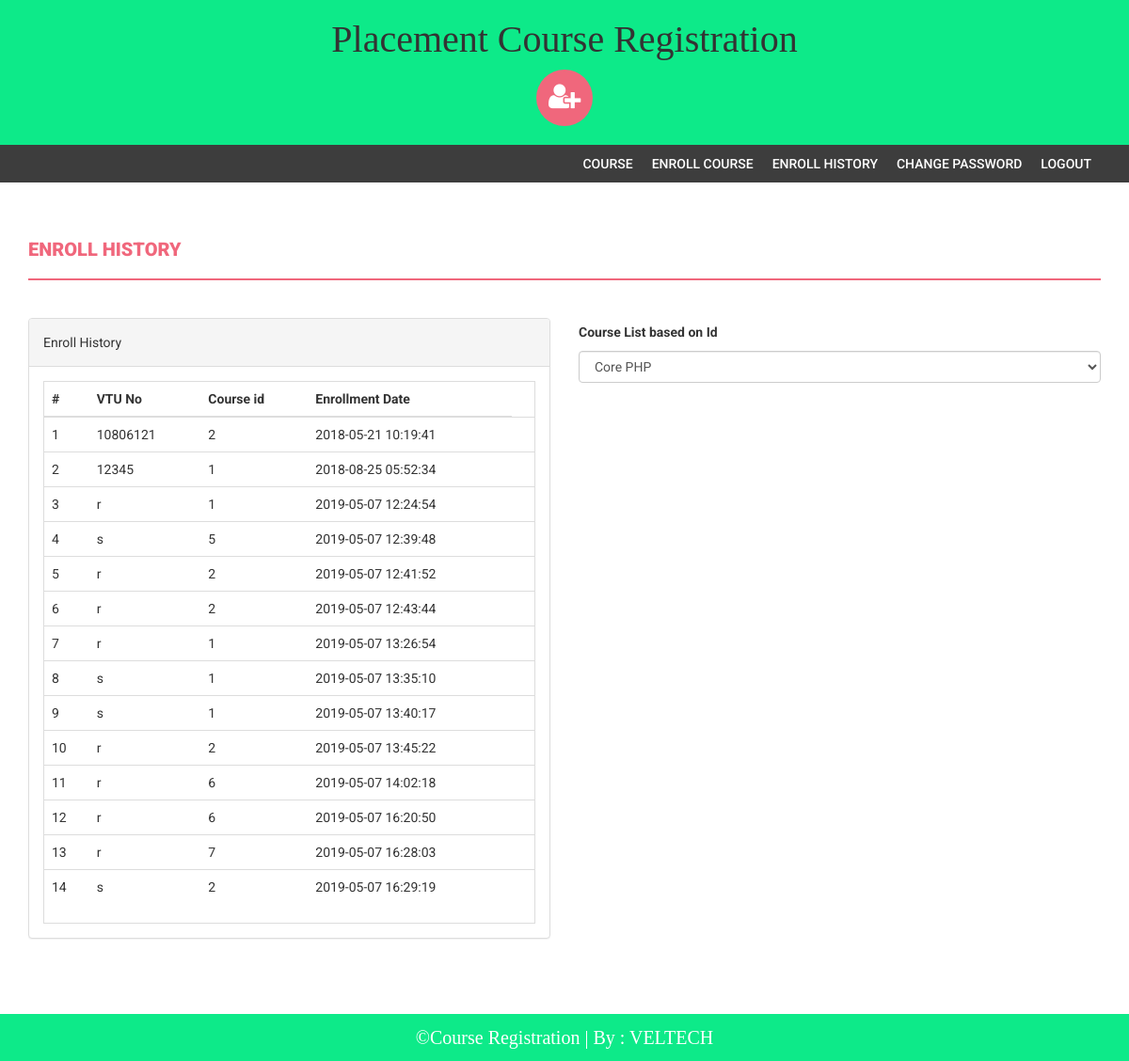
The page /Training/enroll-history.php (signed in) on the database its author committed.
### tables this page shows
CREATE TABLE `courseenrolls` (
  `id` int(11) NOT NULL,
  `studentRegno` varchar(255) DEFAULT NULL,
  `course` int(11) DEFAULT NULL,
  `enrollDate` timestamp NULL DEFAULT CURRENT_TIMESTAMP
);

### Training/enroll-history.php (the view, shortened to what this page needs)
<?php
include('includes/config.php');
if(strlen($_SESSION['alogin'])==0)
    {
header('location:index.php');
}
else{
?>
<!DOCTYPE html>
<html xmlns="http://www.w3.org/1999/xhtml">
<head>
    <link href="assets/css/bootstrap.css" rel="stylesheet" />
    <link href="assets/css/font-awesome.css" rel="stylesheet" />
    <link href="assets/css/style.css" rel="stylesheet" />
</head>
<body>
<?php include('includes/header.php');?>
<?php if($_SESSION['alogin']!="")
{
 include('includes/menubar.php');
}
 ?>
    <div class="content-wrapper">
        <div class="container">
              <div class="row">
                    <div class="col-md-12">
                        <h1 class="page-head-line">Enroll History  </h1>
                    </div>
                </div>
                <div class="row" >
                <div class="col-md-6">
                    <div class="panel panel-default">
                        <div class="panel-heading">
                           Enroll History
                        </div>
                        <div class="panel-body">
                            <div class="table-responsive table-bordered">
                                <table class="table">
                                    <thead>
                                        <tr>
                                            <th>#</th>
                                            <th>VTU No </th>
                                            <th>Course id</th>
                                            <th>Enrollment Date</th>
                                        </tr>
                                    </thead>
                                    <tbody>
<?php
$sql=mysqli_query($con,"select * from courseenrolls");
$cnt=1;
while($row=mysqli_fetch_array($sql))
{
?>
                                        <tr>
                                            <td><?php echo $cnt;?></td>
                                            <td><?php echo htmlentities($row['studentRegno']);?></td>
                                            <td><?php echo htmlentities($row['course']);?></td>
                                            <td><?php echo htmlentities($row['enrollDate']);?></td>
                                            <td>
                                            </td>
                                        </tr>
<?php
$cnt++;
} ?>
                                    </tbody>
                                </table>
                            </div>
                        </div>
                    </div>
                </div>
<div class="col-lg-6">
<div class="form-group">
    <label for="Course">Course List based on Id  </label>
    <select class="form-control" name="course" id="course" onBlur="courseAvailability()" required="required">
   <?php
$sql=mysqli_query($con,"select * from course");
while($row=mysqli_fetch_array($sql))
{
?>
<option value="<?php echo htmlentities($row['id']);?>"><?php echo htmlentities($row['courseName']);?></option>
<?php } ?>
    </select>
  </div>
</div>
            </div>
        </div>
    </div>
  <?php include('includes/footer.php');?>
</body>
</html>
<?php } ?>

### Training/assets/css/style.css (style rules this page uses)
body { font-family: 'Roboto', sans-serif; line-height: 30px; }
.content-wrapper { margin-top: 40px; min-height: 600px; padding-bottom: 60px; }
.page-head-line { font-weight: 900; padding-bottom: 20px; border-bottom: 2px solid #F0677C; text-transform: uppercase; color: #F0677C; font-size: 20px; margin-bottom: 40px; }

### rows shown on the page
courseenrolls: studentRegno "10806121", course "2", enrollDate "2018-05-21 10:19:41"
courseenrolls: studentRegno "12345", course "1", enrollDate "2018-08-25 05:52:34"
courseenrolls: studentRegno "r", course "1", enrollDate "2019-05-07 12:24:54"
courseenrolls: studentRegno "s", course "5", enrollDate "2019-05-07 12:39:48"
courseenrolls: studentRegno "r", course "2", enrollDate "2019-05-07 12:41:52"
courseenrolls: studentRegno "r", course "2", enrollDate "2019-05-07 12:43:44"
courseenrolls: studentRegno "r", course "1", enrollDate "2019-05-07 13:26:54"
courseenrolls: studentRegno "s", course "1", enrollDate "2019-05-07 13:35:10"
courseenrolls: studentRegno "s", course "1", enrollDate "2019-05-07 13:40:17"
courseenrolls: studentRegno "r", course "2", enrollDate "2019-05-07 13:45:22"
courseenrolls: studentRegno "r", course "6", enrollDate "2019-05-07 14:02:18"
courseenrolls: studentRegno "r", course "6", enrollDate "2019-05-07 16:20:50"
courseenrolls: studentRegno "r", course "7", enrollDate "2019-05-07 16:28:03"
courseenrolls: studentRegno "s", course "2", enrollDate "2019-05-07 16:29:19"

### other values the page prints
form field course "Core PHP"
